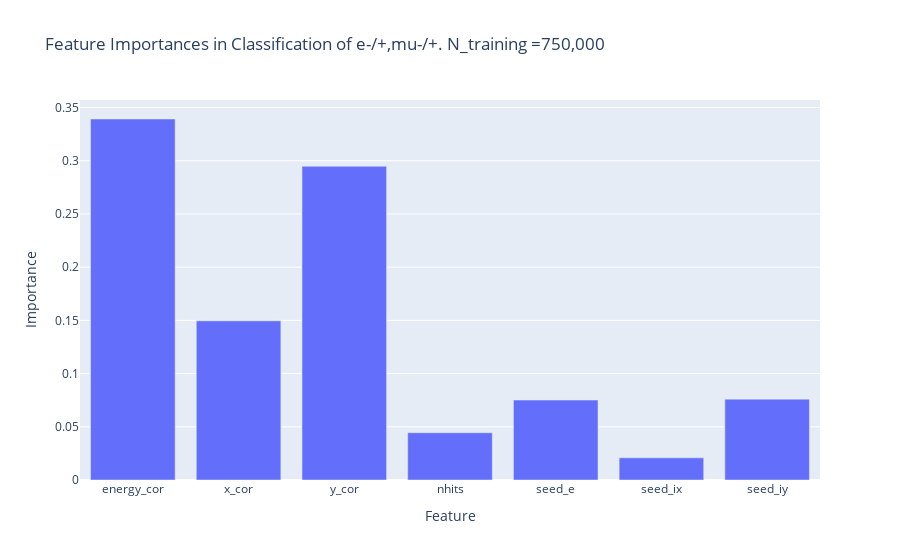

Notebook code for this chart:
### Code cell
clf_feature_fig = px.bar(x = clf.feature_names_in_ ,y= clf.feature_importances_,labels=dict(x="Feature", y='Importance'), title = 'Feature Importances in Classification of e-/+,mu-/+. N_training =750,000 ')
clf_feature_fig.show()

### Figure 1 — Plotly figure (JSON) as saved in the notebook; plotly's stock layout.template omitted (floating-point values rounded to 4 significant figures)
{"data": [{"alignmentgroup": "True", "hovertemplate": "Feature=%{x}<br>Importance=%{y}<extra></extra>", "legendgroup": "", "marker": {"color": "#636efa", "pattern": {"shape": ""}}, "name": "", "offsetgroup": "", "orientation": "v", "showlegend": false, "textposition": "auto", "type": "bar", "x": ["energy_cor", "x_cor", "y_cor", "nhits", "seed_e", "seed_ix", "seed_iy"], "xaxis": "x", "y": [0.3392, 0.1496, 0.2948, 0.04443, 0.07514, 0.02082, 0.076], "yaxis": "y"}], "layout": {"barmode": "relative", "legend": {"tracegroupgap": 0}, "title": {"text": "Feature Importances in Classification of e-/+,mu-/+. N_training =750,000 "}, "xaxis": {"anchor": "y", "domain": [0, 1], "title": {"text": "Feature"}}, "yaxis": {"anchor": "x", "domain": [0, 1], "title": {"text": "Importance"}}}}
